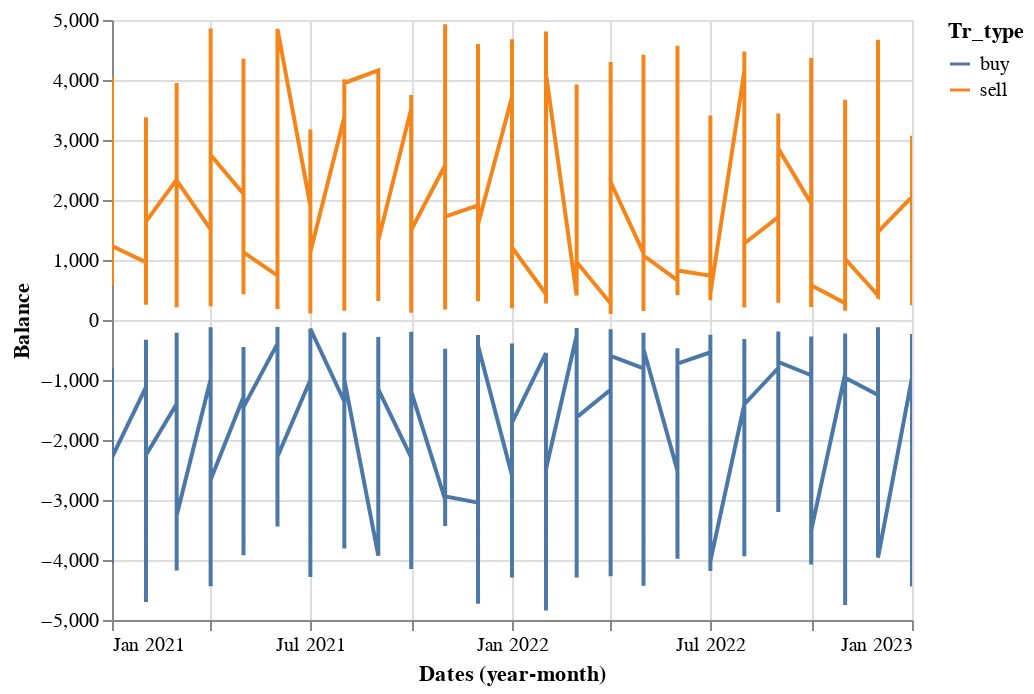

The cell this chart's notebook holds for it:
### Code cell
input_dropdown = alt.binding_select(options=['gold','iron','nickel','silver'], name='Asset')
selection = alt.selection_single(fields=['Assets'], bind=input_dropdown)
alt.Chart(df).mark_line().encode( 
    x='yearmonth(Dates):T',
    y = 'Balance',  color = 'Tr_type',
    tooltip = 'Balance').add_selection(
  selection
).interactive()

### Figure 1 — Vega-Lite specification as saved in the notebook (floating-point values rounded to 4 significant figures; data arrays with more than 128 entries replaced by an {"elided": "..."} marker saying what was removed)
{"config": {"view": {"continuousWidth": 400, "continuousHeight": 300}}, "data": {"name": "data-5edddd422d2bc58d3902e396aab7e2b0"}, "mark": "line", "encoding": {"color": {"field": "Tr_type", "type": "nominal"}, "tooltip": {"field": "Balance", "type": "quantitative"}, "x": {"field": "Dates", "timeUnit": "yearmonth", "type": "temporal"}, "y": {"field": "Balance", "type": "quantitative"}}, "selection": {"selector013": {"type": "single", "fields": ["Assets"], "bind": {"input": "select", "options": ["gold", "iron", "nickel", "silver"], "name": "Asset"}}, "selector014": {"type": "interval", "bind": "scales", "encodings": ["x", "y"]}}, "$schema": "https://vega.github.io/schema/vega-lite/v4.17.0.json", "datasets": {"data-5edddd422d2bc58d3902e396aab7e2b0": {"elided": "1000 records"}}}
